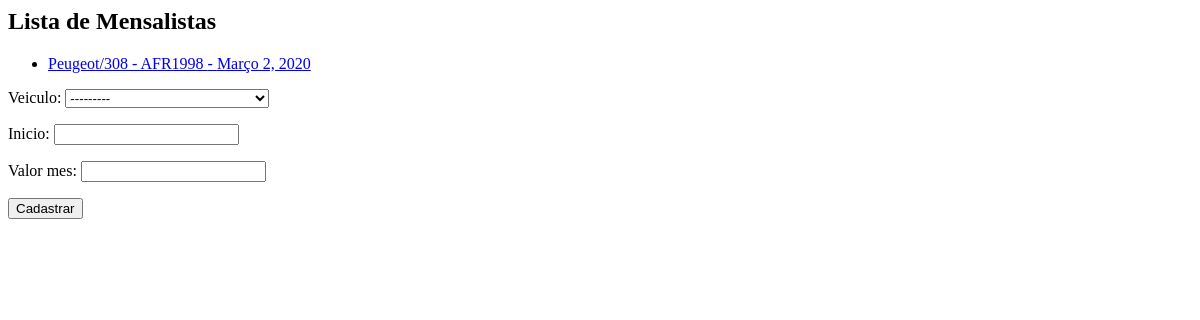
Page /core/mensalistas/ on the earlier database version.
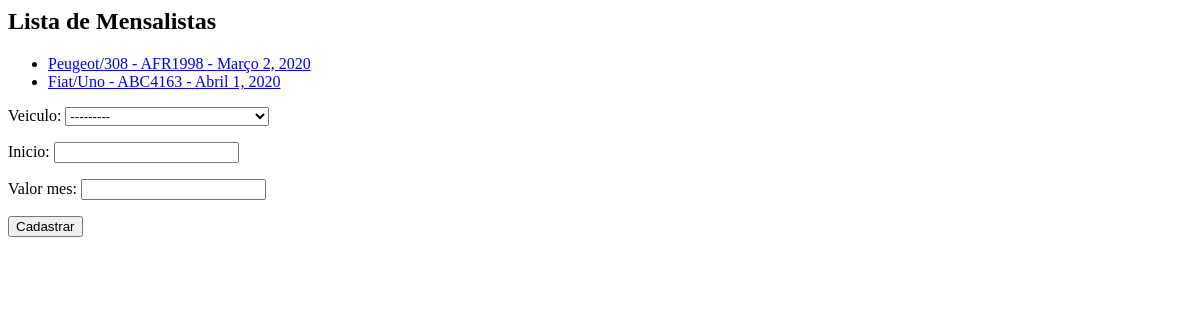
Same page on the later database version.
### core/models.py (models this page shows, shortened)
class Mensalista(models.Model):
    veiculo = models.ForeignKey(Veiculo, on_delete=models.PROTECT)
    inicio = models.DateField()
    valor_mes = models.DecimalField(max_digits=6, decimal_places=2)

class Veiculo(models.Model):
    modelo = models.CharField(max_length=20)
    marca = models.ForeignKey(Marca, on_delete=models.PROTECT)
    placa = models.CharField(max_length=7)
    proprietario = models.ForeignKey(Pessoa, on_delete=models.PROTECT)
    cor = models.CharField(max_length=15)
    observacoes = models.TextField()
    def __str__(self):
        return f'{self.marca}/{self.modelo} - {self.placa}'

class Marca(models.Model):
    nome = models.CharField(max_length=50)
    def __str__(self):
        return self.nome

### core/views.py (the view)
# urls.py: path('mensalistas/', lista_mensalistas, name='core_lista_mensalistas'),
def lista_mensalistas(request):
    mensalistas = Mensalista.objects.all()
    form = MensalistaForm
    data = {'mensalistas': mensalistas, 'form': form}
    return render(request, 'core/lista_mensalistas.html', data)

### core/templates/core/lista_mensalistas.html (shortened to what this page needs)
<h2>Lista de Mensalistas</h2>
<ul>
    {% for mensalista in mensalistas %}
        <li>
            <a href="{% url 'core_mensalista_update' mensalista.id %}">
                {{ mensalista.veiculo }} - {{ mensalista.inicio }}
            </a>
        </li>
    {% endfor %}
</ul>
<form action="{% url 'core_mensalista_novo' %}" method="POST">
    {{ form.as_p }}
    <button type="submit">Cadastrar</button>
</form>

Differences in the rows shown:
added Mensalista: veiculo "Fiat/Uno - ABC4163", inicio "Abril 1, 2020"
